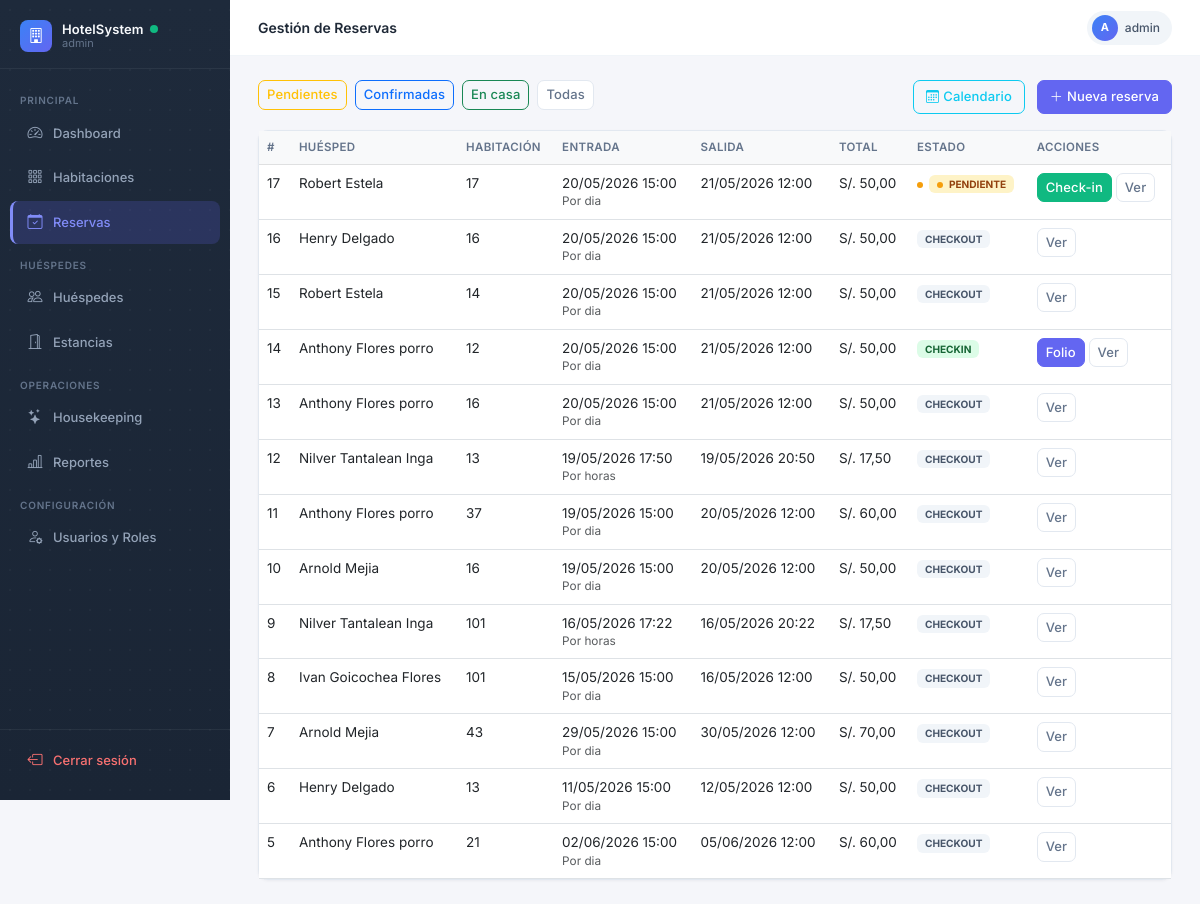
/reservas/ (signed in), run on an earlier commit of the app's database.
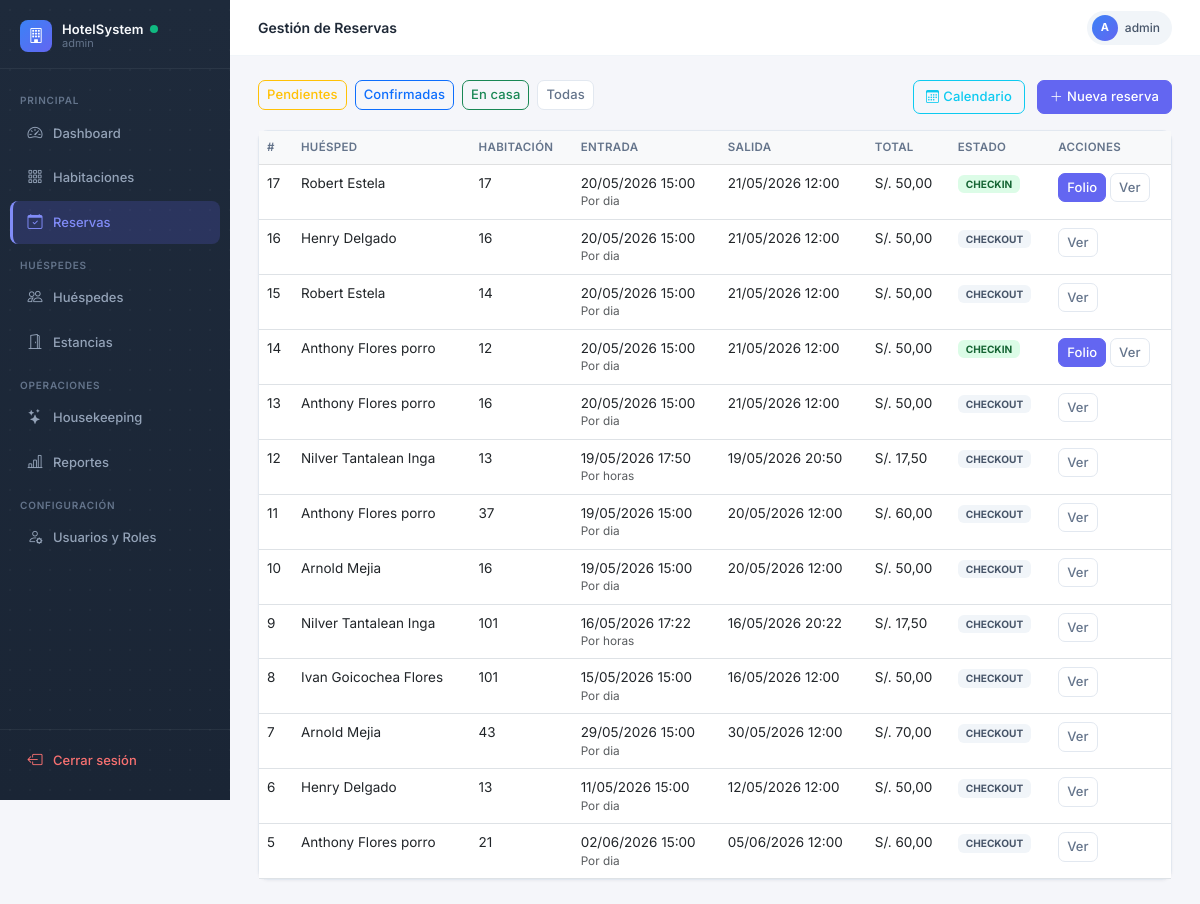
And on a later commit of the database.
### reservas/models.py (models this page shows, shortened)
class Reserva(models.Model):
    POR_DIA = 'DIA'
    POR_HORA = 'HORA'
    MODALIDAD_CHOICES = [
        (POR_DIA, 'Por dia'),
        (POR_HORA, 'Por horas'),
    ]
    PENDIENTE = 'PENDIENTE'
    CONFIRMADA = 'CONFIRMADA'
    CHECKIN = 'CHECKIN'
    CHECKOUT = 'CHECKOUT'
    CANCELADA = 'CANCELADA'
    ESTADO_CHOICES = [
        (PENDIENTE, 'Pendiente'),
        (CONFIRMADA, 'Confirmada'),
        (CHECKIN, 'Check-In realizado'),
        (CHECKOUT, 'Check-Out realizado'),
        (CANCELADA, 'Cancelada'),
    ]
    DIRECTO = 'DIRECTO'
    WEB = 'WEB'
    AGENCIA = 'AGENCIA'
    ORIGEN_CHOICES = [
        (DIRECTO, 'Directo'),
        (WEB, 'Web'),
        (AGENCIA, 'Agencia'),
    ]
    hotel = models.ForeignKey(Hotel, on_delete=models.CASCADE, related_name='reservas')
    huesped = models.ForeignKey(Huesped, on_delete=models.CASCADE, related_name='reservas')
    habitacion = models.ForeignKey(Habitacion, on_delete=models.SET_NULL, null=True, blank=True, related_name='reservas')
    fecha_entrada = models.DateField()
    fecha_salida = models.DateField()
    fecha_hora_entrada = models.DateTimeField(null=True, blank=True)
    fecha_hora_salida = models.DateTimeField(null=True, blank=True)
    modalidad = models.CharField(max_length=10, choices=MODALIDAD_CHOICES, default=POR_DIA)
    duracion_horas = models.DecimalField(max_digits=5, decimal_places=2, default=0)
    tolerancia_minutos = models.PositiveIntegerField(default=10)
    cargo_extra_desde_minutos = models.PositiveIntegerField(default=30)
    num_adultos = models.IntegerField(default=1, validators=[MinValueValidator(1)])
    estado = models.CharField(max_length=20, choices=ESTADO_CHOICES, default=PENDIENTE)
    precio_total = models.DecimalField(max_digits=10, decimal_places=2, default=0)
    origen = models.CharField(max_length=10, choices=ORIGEN_CHOICES, default=DIRECTO)
    created_at = models.DateTimeField(auto_now_add=True)
    class Meta:
        verbose_name = 'Reserva'
        verbose_name_plural = 'Reservas'

### huespedes/models.py (models this page shows, shortened)
class Huesped(models.Model):
    DNI = 'DNI'
    PASAPORTE = 'PASAPORTE'
    CE = 'CE'
    TIPO_DOC_CHOICES = [
        (DNI, 'DNI'),
        (PASAPORTE, 'Pasaporte'),
        (CE, 'Carné de Extranjería'),
    ]
    tipo_doc = models.CharField(max_length=10, choices=TIPO_DOC_CHOICES, default=DNI)
    num_doc = models.CharField(max_length=20, unique=True)
    nombres = models.CharField(max_length=100)
    apellidos = models.CharField(max_length=100)
    email = models.EmailField(blank=True, null=True)
    telefono = models.CharField(max_length=20, blank=True, null=True)
    nacionalidad = models.CharField(max_length=50, default='Peruana')
    created_at = models.DateTimeField(auto_now_add=True)
    class Meta:
        verbose_name = 'Huésped'
        verbose_name_plural = 'Huéspedes'

### hotel/models.py (models this page shows, shortened)
class Habitacion(models.Model):
    DISPONIBLE = 'DISPONIBLE'
    OCUPADA = 'OCUPADA'
    LIMPIEZA = 'LIMPIEZA'
    MANTENIMIENTO = 'MANTENIMIENTO'
    ESTADO_CHOICES = [
        (DISPONIBLE, 'Disponible'),
        (OCUPADA, 'Ocupada'),
        (LIMPIEZA, 'En Limpieza'),
        (MANTENIMIENTO, 'En Mantenimiento'),
    ]
    hotel = models.ForeignKey(Hotel, on_delete=models.CASCADE, related_name='habitaciones')
    tipo = models.ForeignKey(TipoHabitacion, on_delete=models.CASCADE, related_name='habitaciones')
    numero = models.CharField(max_length=10)
    piso = models.IntegerField()
    estado = models.CharField(max_length=20, choices=ESTADO_CHOICES, default=DISPONIBLE)
    imagen_url = models.URLField(blank=True, null=True)
    imagenes_urls = models.JSONField(default=list, blank=True)
    class Meta:
        verbose_name = 'Habitación'
        verbose_name_plural = 'Habitaciones'
        unique_together = ['hotel', 'numero']

### views_frontend.py (the view)
# urls.py: path('reservas/', reservas_lista, name='reservas_lista'),
@login_required
def reservas_lista(request):
    if not _es_recepcionista(request.user):
        return _acceso_denegado(request)
    estado = request.GET.get('estado')
    reservas = Reserva.objects.select_related('huesped', 'habitacion').all().order_by('-created_at')
    if estado:
        reservas = reservas.filter(estado=estado)
    return render(request, 'reservas/lista.html', {'reservas': reservas})

### views_frontend.py (called while the page is built)
def _es_admin(user):
    return user.is_superuser or user.groups.filter(name='admin').exists()

def _es_recepcionista(user):
    return _es_admin(user) or user.groups.filter(name='recepcionista').exists()

### templates/reservas/lista.html (shortened to what this page needs)
{% extends 'base.html' %}
{% block page_title %}Gestión de Reservas{% endblock %}
{% block content %}
<div class="d-flex justify-content-between mb-3">
  <div>
    <a href="?estado=PENDIENTE" class="btn btn-sm btn-outline-warning me-1">Pendientes</a>
    <a href="?estado=CONFIRMADA" class="btn btn-sm btn-outline-primary me-1">Confirmadas</a>
    <a href="?estado=CHECKIN" class="btn btn-sm btn-outline-success me-1">En casa</a>
    <a href="?" class="btn btn-sm btn-outline-secondary">Todas</a>
  </div>
  <div>
    <a href="/reservas/calendario/" class="btn btn-outline-info me-2"><i class="bi bi-calendar3 me-1"></i>Calendario</a>
    {% with groups=request.user.groups.all|stringformat:"s" %}
    {% if request.user.is_superuser or 'admin' in groups or 'recepcionista' in groups %}
    <a href="/reservas/nueva/" class="btn btn-primary"><i class="bi bi-plus-lg me-1"></i>Nueva reserva</a>
    {% endif %}
    {% endwith %}
  </div>
</div>
<div class="card">
  <div class="table-responsive">
    <table class="table table-hover mb-0">
      <thead class="table-light">
        <tr>
          <th>#</th><th>Huésped</th><th>Habitación</th>
          <th>Entrada</th><th>Salida</th><th>Total</th><th>Estado</th><th>Acciones</th>
        </tr>
      </thead>
      <tbody>
        {% for r in reservas %}
        <tr>
          <td>{{ r.id }}</td>
          <td>{{ r.huesped.nombres }} {{ r.huesped.apellidos }}</td>
          <td>{{ r.habitacion.numero|default:"—" }}</td>
          <td>
            {{ r.fecha_hora_entrada|date:"d/m/Y H:i" }}
            <div class="small text-muted">{{ r.get_modalidad_display }}</div>
          </td>
          <td>{{ r.fecha_hora_salida|date:"d/m/Y H:i" }}</td>
          <td>S/. {{ r.precio_total }}</td>
          <td><span class="badge badge-{{ r.estado|lower }} px-2 py-1">{{ r.estado }}</span></td>
          <td>
            {% if r.estado == 'PENDIENTE' or r.estado == 'CONFIRMADA' %}
            <a href="/reservas/{{ r.id }}/checkin/" class="btn btn-sm btn-success">Check-in</a>
            {% elif r.estado == 'CHECKIN' %}
            {% if r.estancia %}
            <a href="/estancias/{{ r.estancia.id }}/folio/" class="btn btn-sm btn-primary">Folio</a>
            {% endif %}
            {% endif %}
            <a href="/reservas/{{ r.id }}/" class="btn btn-sm btn-outline-secondary">Ver</a>
          </td>
        </tr>
        {% empty %}
        <tr><td colspan="8" class="text-center text-muted py-4">No hay reservas.</td></tr>
        {% endfor %}
      </tbody>
    </table>
  </div>
</div>
{% endblock %}

What changed in the data, as far as the page shows it:
changed Reserva id 17: estado "PENDIENTE" → "CHECKIN"; estado "Check-in" → "Folio"
